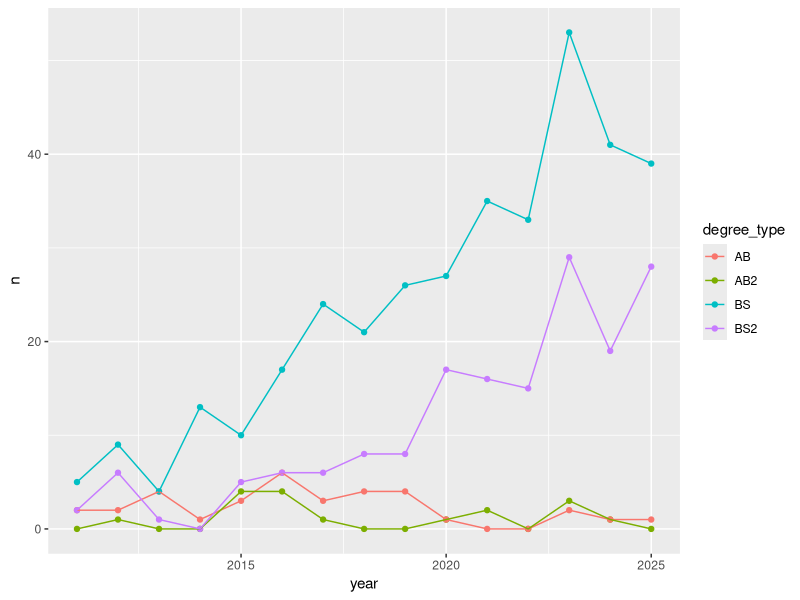
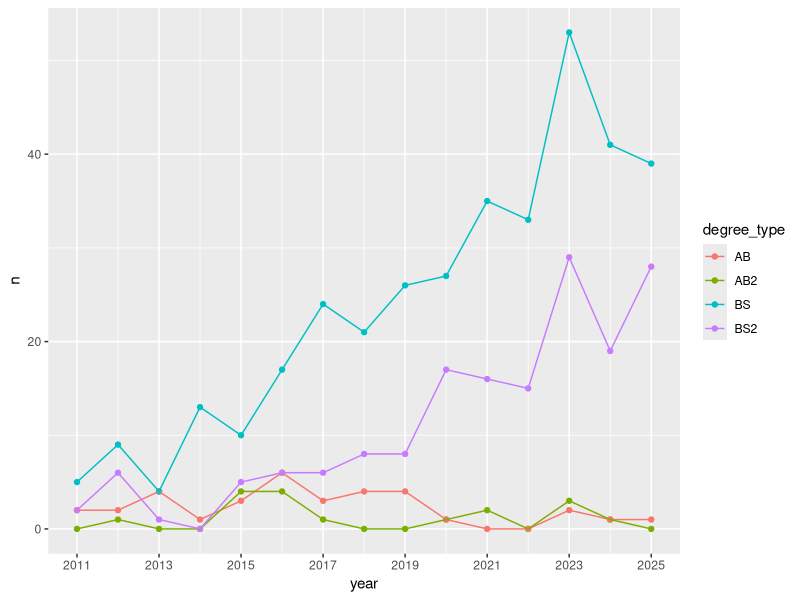
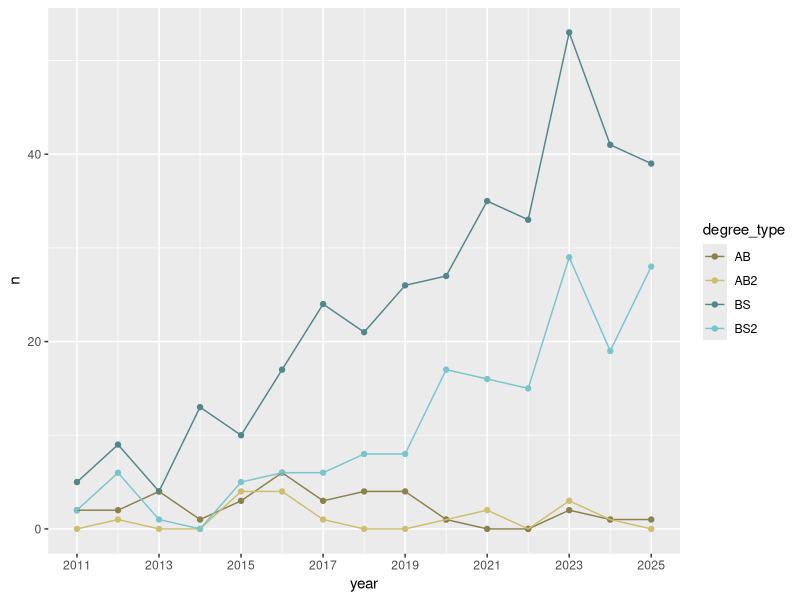
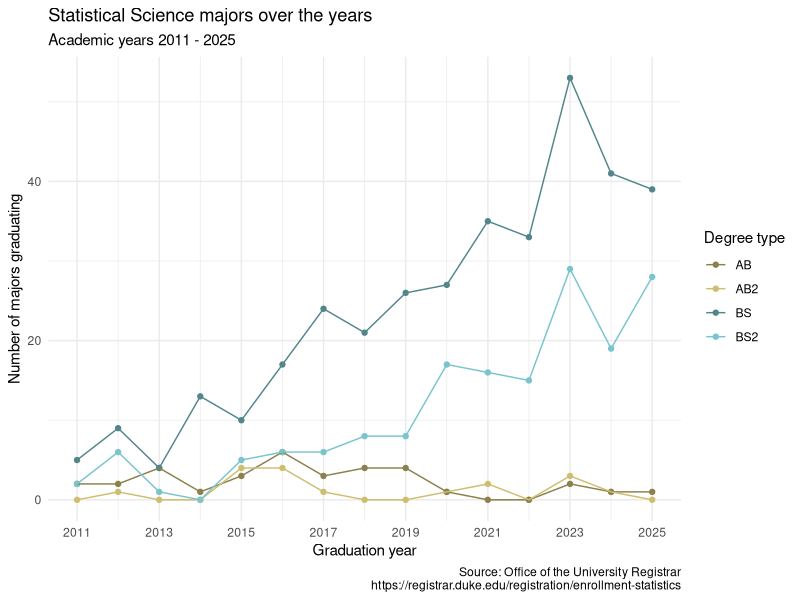
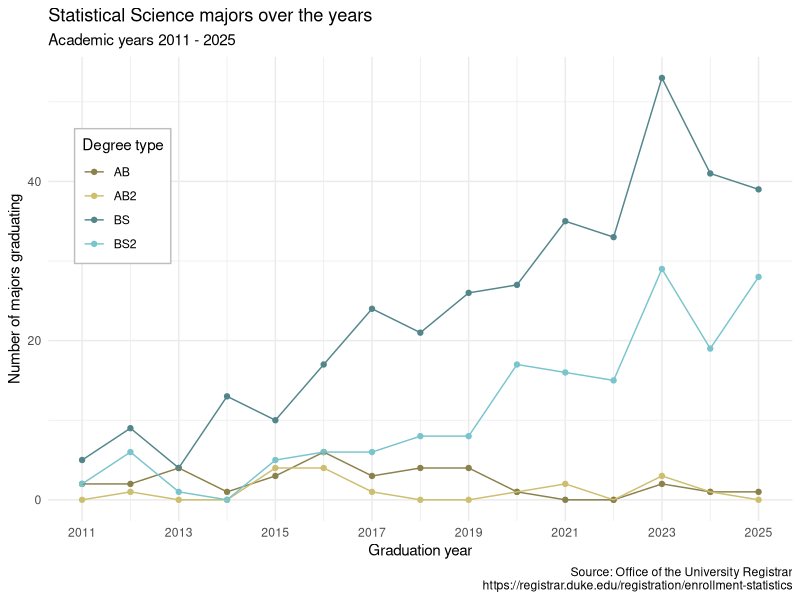
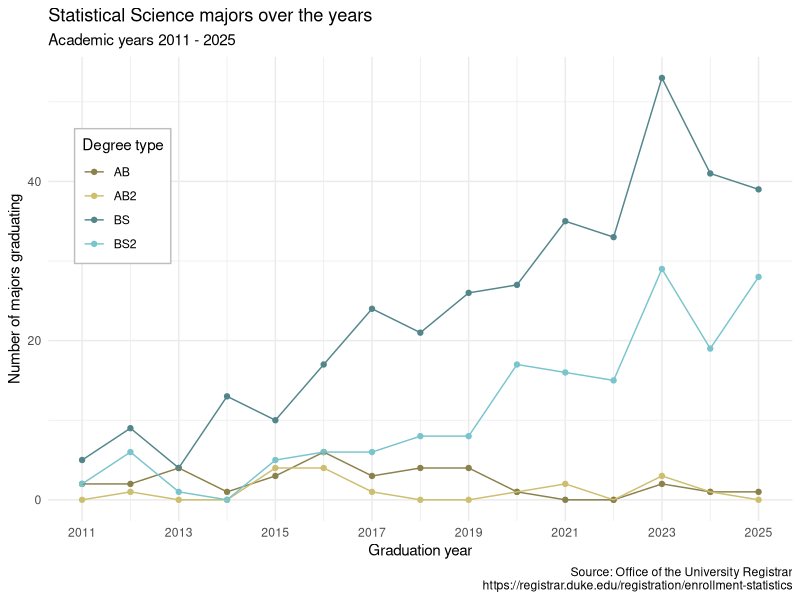

The R script that drew these images, in order:
## ---- chunk 1
#| label: load-packages-data
#| message: false

library(tidyverse)

statsci <- read_csv("data/statsci_clean.csv")
## ---- chunk 2
statsci
## ---- chunk 3
#| label: pivot

statsci |>
  pivot_longer(
    cols = -degree_type,
    names_to = "year",
    values_to = "n",
    names_transform = as.numeric
  )
## ---- chunk 4
#| label: pivot-with-transform-name

statsci_longer <- statsci |>
  pivot_longer(
    cols = -degree_type,
    names_to = "year",
    names_transform = as.numeric,
    values_to = "n"
  )
## ---- chunk 5
#| label: plot-draft

statsci_longer |>
  ggplot(aes(x = year, y = n, color = degree_type)) +
  geom_point() +
  geom_line()
## ---- chunk 6
#| label: plot-improve-1
statsci_longer |>
  ggplot(aes(x = year, y = n, color = degree_type)) +
  geom_point() +
  geom_line() +
  scale_x_continuous(breaks = seq(2011, 2025, 2))
## ---- chunk 7
#| label: plot-improve-2

statsci_longer |>
  ggplot(aes(x = year, y = n, color = degree_type)) +
  geom_point() +
  geom_line() +
  scale_x_continuous(breaks = seq(2011, 2025, 2)) +
  scale_color_manual(
    values = c(
      "BS" = "cadetblue4",
      "BS2" = "cadetblue3",
      "AB" = "lightgoldenrod4",
      "AB2" = "lightgoldenrod3"
    )
  )

## ---- chunk 8
#| label: plot-improve-3

statsci_longer |>
  ggplot(aes(x = year, y = n, color = degree_type)) +
  geom_point() +
  geom_line() +
  scale_x_continuous(breaks = seq(2011, 2025, 2)) +
  scale_color_manual(
    values = c(
      "BS" = "cadetblue4",
      "BS2" = "cadetblue3",
      "AB" = "lightgoldenrod4",
      "AB2" = "lightgoldenrod3"
    )
  ) +
  labs(
    x = "Graduation year",
    y = "Number of majors graduating",
    color = "Degree type",
    title = "Statistical Science majors over the years",
    subtitle = "Academic years 2011 - 2025",
    caption = "Source: Office of the University Registrar\nhttps://registrar.duke.edu/registration/enrollment-statistics"
  ) +
  theme_minimal()
## ---- chunk 9
#| label: plot-improve-4
statsci_longer |>
  ggplot(aes(x = year, y = n, color = degree_type)) +
  geom_point() +
  geom_line() +
  scale_x_continuous(breaks = seq(2011, 2025, 2)) +
  scale_color_manual(
    values = c(
      "BS" = "cadetblue4",
      "BS2" = "cadetblue3",
      "AB" = "lightgoldenrod4",
      "AB2" = "lightgoldenrod3"
    )
  ) +
  labs(
    x = "Graduation year",
    y = "Number of majors graduating",
    color = "Degree type",
    title = "Statistical Science majors over the years",
    subtitle = "Academic years 2011 - 2025",
    caption = "Source: Office of the University Registrar\nhttps://registrar.duke.edu/registration/enrollment-statistics"
  ) +
  theme_minimal() +
  theme(
    legend.position = "inside",
    legend.position.inside = c(0.1, 0.7),
    legend.background = element_rect(fill = "white", color = "grey")
  )
## ---- chunk 10
#| label: plot-improve-5
#| fig-width: 10
#| fig-height: 5

statsci_longer |>
  ggplot(aes(x = year, y = n, color = degree_type)) +
  geom_point() +
  geom_line() +
  scale_x_continuous(breaks = seq(2011, 2025, 2)) +
  scale_color_manual(
    values = c(
      "BS" = "cadetblue4",
      "BS2" = "cadetblue3",
      "AB" = "lightgoldenrod4",
      "AB2" = "lightgoldenrod3"
    )
  ) +
  labs(
    x = "Graduation year",
    y = "Number of majors graduating",
    color = "Degree type",
    title = "Statistical Science majors over the years",
    subtitle = "Academic years 2011 - 2025",
    caption = "Source: Office of the University Registrar\nhttps://registrar.duke.edu/registration/enrollment-statistics"
  ) +
  theme_minimal() +
  theme(
    legend.position = "inside",
    legend.position.inside = c(0.1, 0.7),
    legend.background = element_rect(fill = "white", color = "grey")
  )
## ---- chunk 11
#| label: wider

statsci_wider <- statsci_longer |>
  pivot_wider(
    names_from = "year",
    values_from = "n"
  )
